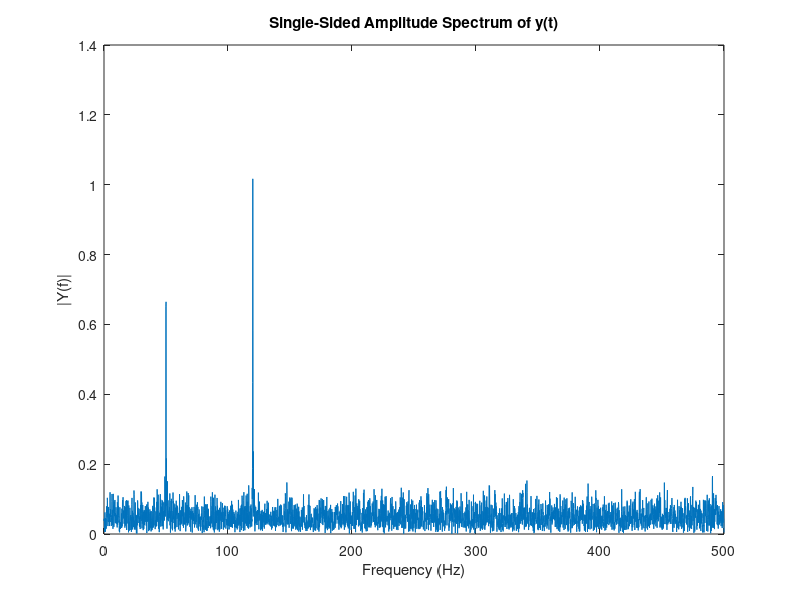

MATLAB code to generate this figure:
Fs = 1000;                    % Sampling frequency
T = 1/Fs;                     % Sample time
L = 5000;                     % Length of signal
t = (0:L-1)*T;                % Time vector
% Sum of a 50 Hz sinusoid and a 120 Hz sinusoid
x = 0.7*sin(2*pi*50*t) + sin(2*pi*120*t); 
y = x + 2*randn(size(t));     % Sinusoids plus noise
plot(Fs*t(1:50),y(1:50))
title('Signal Corrupted with Zero-Mean Random Noise')
xlabel('time (milliseconds)')

NFFT = 2^nextpow2(L); % Next power of 2 from length of y
Y = fft(y,NFFT)/L;
% Y = fft(y)/L;
f = Fs/2*linspace(0,1,NFFT/2+1);

% Plot single-sided amplitude spectrum.
plot(f,2*abs(Y(1:NFFT/2+1))) 
title('Single-Sided Amplitude Spectrum of y(t)')
xlabel('Frequency (Hz)')
ylabel('|Y(f)|')

% bin*Fs/L